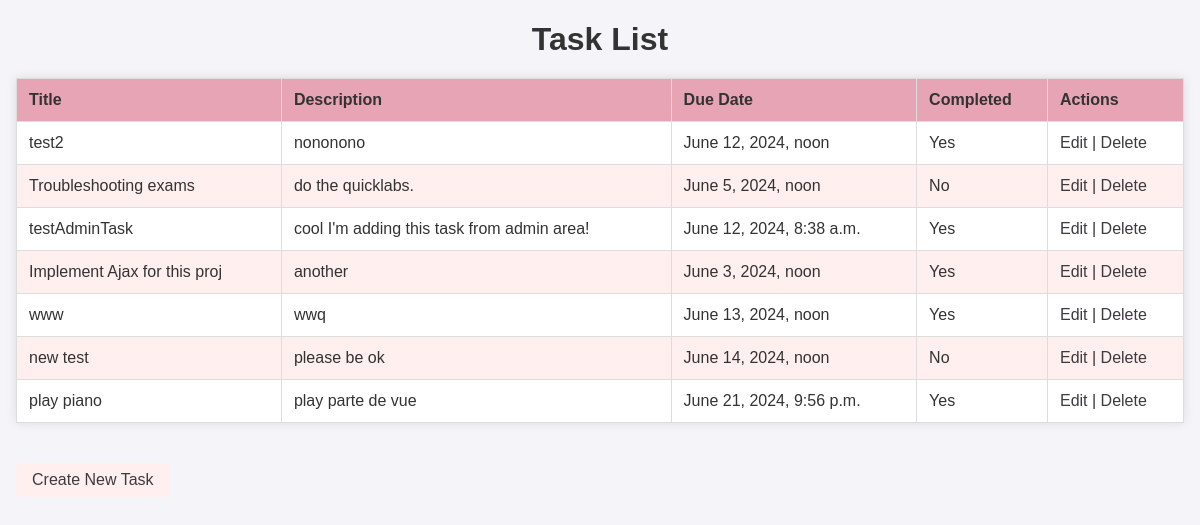
The page /tasks/ on the database as committed earlier.
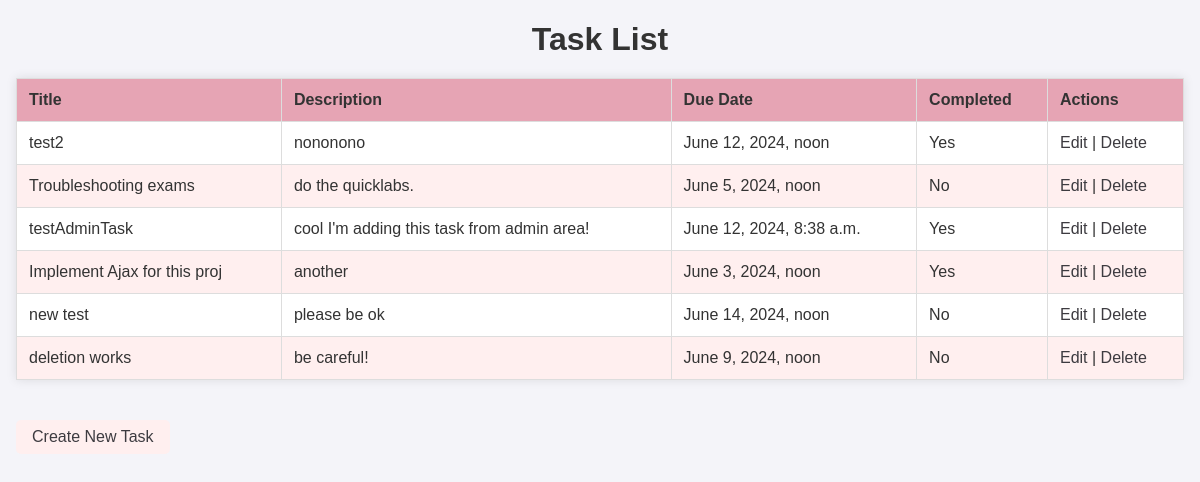
The same page on the database as committed later.
### crudTasks/models.py (models this page shows, shortened)
class Task(models.Model):
    title = models.CharField(max_length=255)
    description = models.TextField()
    due_date = models.DateTimeField()
    is_completed = models.BooleanField(default=False)

### crudTasks/views.py (the view)
# urls.py: path('', views.task_list, name='task_list'),
def task_list(request):
    tasks = Task.objects.all()
    return render(request, 'tasks/task_list.html', {'tasks': tasks})

### crudTasks/templates/tasks/task_list.html (shortened to what this page needs)
<!DOCTYPE html>
<html lang="en">
<head>
    {% extends 'tasks/base.html' %}
    {% load static %}
    {% block content %}
    <h1>Task List</h1>
    <div id="task_list">
        <table>
            <thead>
                <tr>
                    <th>Title</th>
                    <th>Description</th>
                    <th>Due Date</th>
                    <th>Completed</th>
                    <th>Actions</th>
                </tr>
            </thead>
            <tbody>
                {% for task in tasks %}
                    <tr data-id="{{ task.pk }}">
                        <td>{{ task.title }}</td>
                        <td>{{ task.description }}</td>
                        <td>{{ task.due_date }}</td>
                        <td>{{ task.is_completed|yesno:"Yes,No" }}</td>
                        <td>
                            <a href="{% url 'task_update' task.pk %}" class="edit-task">Edit</a> |
                            <a href="{% url 'task_delete' task.pk %}" class="delete-task" >Delete</a>
                        </td>
                    </tr>
                {% endfor %}
            </tbody>
        </table>
    </div>
    <button class="btn" id="create-task">
        <a href="{% url 'task_create' %}" >Create New Task</a>
    </button>
    {% endblock %}

### crudTasks/templates/tasks/base.html (shortened to what this page needs)
<!DOCTYPE html>
<html lang="en">
<head>
    {% load static %}
    <link rel="stylesheet" href="{% static 'CSS/styles.css' %}">
    <link rel="stylesheet" href="{% static 'CSS/confirmStyles.css' %}">
    <link rel="stylesheet" href="{% static 'CSS/formStyles.css' %}">
    <link rel="stylesheet" href="https://cdn.jsdelivr.net/npm/flatpickr/dist/flatpickr.min.css">
</head>
<body>
    {% block content %}
    {% endblock %}
</body>
</html>

### crudTasks/static/CSS/styles.css (style rules this page uses)
:root { --th-bg-pink : rgb(230, 164, 180); --tr-bg-light-pink : rgb(255, 239, 239); --tr-bg-hover :rgb(243, 208, 215); --link-btn-black : rgb(61, 59, 64); }
body { font-family: Arial, sans-serif; margin: 1rem; padding: 0; background-color: #f4f4f9; color: #333; }
h1 { text-align: center; margin-bottom: 20px; }
table { width: 100%; border-collapse: collapse; margin-bottom: 20px; background-color: #fff; box-shadow: 0 0 10px rgba(0, 0, 0, 0.1); }
th, td { border: 1px solid #ddd; padding: 12px; text-align: left; }
th { background-color: var(--th-bg-pink); }
tr:nth-child(even) { background-color: var(--tr-bg-light-pink); }
a { text-decoration: none; color: var(--link-btn-black); }
button.btn { display: inline-block; padding: .5rem 1rem; font-size: 1rem; cursor: pointer; text-align: center; text-decoration: none; outline: none; color: var(--link-btn-black); background-color: var(--tr-bg-light-pink); border: none; border-radius: 5px; margin-top: 20px; }
.btn a { color: var(--btn-black); text-decoration: none; }

### crudTasks/static/CSS/confirmStyles.css (style rules this page uses)
:root { --th-bg-pink : rgb(230, 164, 180); --tr-bg-light-pink : rgb(255, 239, 239); --tr-bg-hover :rgb(243, 208, 215); --link-btn-black : rgb(61, 59, 64); }
body { font-family: Arial, sans-serif; margin: 1rem; padding: 0; background-color: #f4f4f9; color: #333; }
button.btn { display: inline-block; padding: .5rem 1rem; font-size: 1rem; cursor: pointer; text-align: center; text-decoration: none; outline: none; color: var(--link-btn-black); background-color: var(--th-bg-pink); border: none; border-radius: 5px; margin-top: 20px; margin-bottom: 20px; }
.btn a { color: var(--btn-black); text-decoration: none; }

### crudTasks/static/CSS/formStyles.css (style rules this page uses)
:root { --th-bg-pink : rgb(230, 164, 180); --tr-bg-light-pink : rgb(255, 239, 239); --tr-bg-hover :rgb(243, 208, 215); --link-btn-black : rgb(61, 59, 64); }
body { font-family: Arial, sans-serif; margin: 1rem; padding: 0; background-color: #f4f4f9; color: #333; }
button.btn { display: inline-block; padding: .5rem 1rem; font-size: 1rem; cursor: pointer; text-align: center; text-decoration: none; outline: none; color: var(--link-btn-black); background-color: var(--tr-bg-light-pink); border: none; border-radius: 5px; margin-top: 20px; }
.btn a { color: var(--btn-black); text-decoration: none; }

Rows that differ between the two databases and show on the page:
removed Task: title "www", description "wwq", due_date "June 13, 2024, noon", is_completed "Yes"
removed Task: title "play piano", description "play parte de vue", due_date "June 21, 2024, 9:56 p.m.", is_completed "Yes"
added Task: title "deletion works", description "be careful!", due_date "June 9, 2024, noon", is_completed "No"
